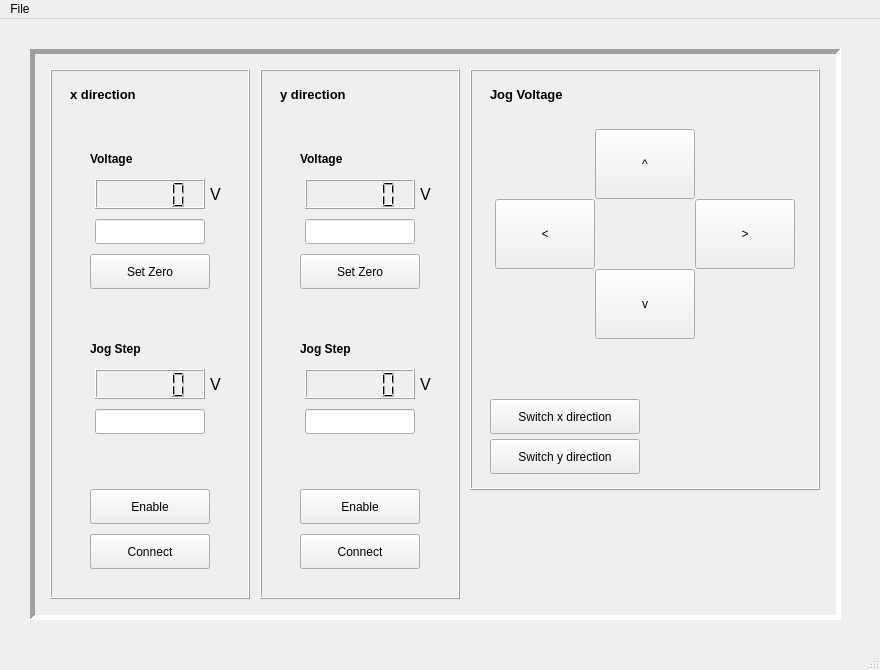
<?xml version="1.0" encoding="UTF-8"?>
<ui version="4.0">
 <class>MainWindow</class>
 <widget class="QMainWindow" name="MainWindow">
  <property name="geometry">
   <rect>
    <x>0</x>
    <y>0</y>
    <width>880</width>
    <height>670</height>
   </rect>
  </property>
  <property name="minimumSize">
   <size>
    <width>880</width>
    <height>670</height>
   </size>
  </property>
  <property name="maximumSize">
   <size>
    <width>880</width>
    <height>670</height>
   </size>
  </property>
  <property name="windowTitle">
   <string>MainWindow</string>
  </property>
  <widget class="QWidget" name="centralwidget">
   <widget class="QFrame" name="frame">
    <property name="geometry">
     <rect>
      <x>30</x>
      <y>30</y>
      <width>811</width>
      <height>571</height>
     </rect>
    </property>
    <property name="frameShape">
     <enum>QFrame::Panel</enum>
    </property>
    <property name="frameShadow">
     <enum>QFrame::Sunken</enum>
    </property>
    <property name="lineWidth">
     <number>5</number>
    </property>
    <property name="midLineWidth">
     <number>0</number>
    </property>
    <widget class="QFrame" name="frameX">
     <property name="geometry">
      <rect>
       <x>20</x>
       <y>20</y>
       <width>200</width>
       <height>530</height>
      </rect>
     </property>
     <property name="frameShape">
      <enum>QFrame::Box</enum>
     </property>
     <property name="frameShadow">
      <enum>QFrame::Raised</enum>
     </property>
     <widget class="QPushButton" name="buttonDisconnectX">
      <property name="geometry">
       <rect>
        <x>40</x>
        <y>465</y>
        <width>120</width>
        <height>35</height>
       </rect>
      </property>
      <property name="text">
       <string>Disconnect</string>
      </property>
     </widget>
     <widget class="QPushButton" name="buttonSetZeroX">
      <property name="geometry">
       <rect>
        <x>40</x>
        <y>185</y>
        <width>120</width>
        <height>35</height>
       </rect>
      </property>
      <property name="autoFillBackground">
       <bool>false</bool>
      </property>
      <property name="text">
       <string>Set Zero</string>
      </property>
      <property name="autoRepeat">
       <bool>false</bool>
      </property>
      <property name="default">
       <bool>false</bool>
      </property>
      <property name="flat">
       <bool>false</bool>
      </property>
     </widget>
     <widget class="QPushButton" name="buttonConnectX">
      <property name="geometry">
       <rect>
        <x>40</x>
        <y>465</y>
        <width>120</width>
        <height>35</height>
       </rect>
      </property>
      <property name="text">
       <string>Connect</string>
      </property>
      <property name="autoExclusive">
       <bool>false</bool>
      </property>
     </widget>
     <widget class="QLineEdit" name="lineEditSetVX">
      <property name="geometry">
       <rect>
        <x>45</x>
        <y>150</y>
        <width>110</width>
        <height>25</height>
       </rect>
      </property>
     </widget>
     <widget class="QLabel" name="label_setJ_x">
      <property name="geometry">
       <rect>
        <x>40</x>
        <y>270</y>
        <width>80</width>
        <height>20</height>
       </rect>
      </property>
      <property name="font">
       <font>
        <weight>75</weight>
        <bold>true</bold>
       </font>
      </property>
      <property name="text">
       <string>Jog Step</string>
      </property>
     </widget>
     <widget class="QLabel" name="currentVoltage_5">
      <property name="geometry">
       <rect>
        <x>160</x>
        <y>100</y>
        <width>20</width>
        <height>50</height>
       </rect>
      </property>
      <property name="font">
       <font>
        <pointsize>12</pointsize>
       </font>
      </property>
      <property name="text">
       <string>V</string>
      </property>
     </widget>
     <widget class="QPushButton" name="buttonDisableX">
      <property name="geometry">
       <rect>
        <x>40</x>
        <y>420</y>
        <width>120</width>
        <height>35</height>
       </rect>
      </property>
      <property name="text">
       <string>Disable</string>
      </property>
     </widget>
     <widget class="QLabel" name="label_setV_x">
      <property name="geometry">
       <rect>
        <x>40</x>
        <y>80</y>
        <width>70</width>
        <height>20</height>
       </rect>
      </property>
      <property name="font">
       <font>
        <weight>75</weight>
        <bold>true</bold>
       </font>
      </property>
      <property name="text">
       <string>Voltage</string>
      </property>
     </widget>
     <widget class="QPushButton" name="buttonEnableX">
      <property name="geometry">
       <rect>
        <x>40</x>
        <y>420</y>
        <width>120</width>
        <height>35</height>
       </rect>
      </property>
      <property name="text">
       <string>Enable</string>
      </property>
     </widget>
     <widget class="QLabel" name="label_x_direction">
      <property name="geometry">
       <rect>
        <x>20</x>
        <y>10</y>
        <width>120</width>
        <height>30</height>
       </rect>
      </property>
      <property name="font">
       <font>
        <pointsize>10</pointsize>
        <weight>75</weight>
        <bold>true</bold>
       </font>
      </property>
      <property name="text">
       <string>x direction</string>
      </property>
      <property name="wordWrap">
       <bool>false</bool>
      </property>
     </widget>
     <widget class="QLCDNumber" name="lcdNumberCVX">
      <property name="geometry">
       <rect>
        <x>45</x>
        <y>110</y>
        <width>110</width>
        <height>30</height>
       </rect>
      </property>
      <property name="font">
       <font>
        <pointsize>10</pointsize>
       </font>
      </property>
      <property name="smallDecimalPoint">
       <bool>false</bool>
      </property>
      <property name="mode">
       <enum>QLCDNumber::Dec</enum>
      </property>
     </widget>
     <widget class="QLabel" name="currentVoltage_3">
      <property name="geometry">
       <rect>
        <x>160</x>
        <y>290</y>
        <width>20</width>
        <height>50</height>
       </rect>
      </property>
      <property name="font">
       <font>
        <pointsize>12</pointsize>
       </font>
      </property>
      <property name="text">
       <string>V</string>
      </property>
     </widget>
     <widget class="QLCDNumber" name="lcdNumberCJX">
      <property name="geometry">
       <rect>
        <x>45</x>
        <y>300</y>
        <width>110</width>
        <height>30</height>
       </rect>
      </property>
      <property name="font">
       <font>
        <pointsize>10</pointsize>
       </font>
      </property>
      <property name="smallDecimalPoint">
       <bool>false</bool>
      </property>
      <property name="mode">
       <enum>QLCDNumber::Dec</enum>
      </property>
     </widget>
     <widget class="QLineEdit" name="lineEditSetJX">
      <property name="geometry">
       <rect>
        <x>45</x>
        <y>340</y>
        <width>110</width>
        <height>25</height>
       </rect>
      </property>
     </widget>
    </widget>
    <widget class="QFrame" name="frameY">
     <property name="geometry">
      <rect>
       <x>230</x>
       <y>20</y>
       <width>200</width>
       <height>530</height>
      </rect>
     </property>
     <property name="frameShape">
      <enum>QFrame::Box</enum>
     </property>
     <property name="frameShadow">
      <enum>QFrame::Raised</enum>
     </property>
     <widget class="QPushButton" name="buttonConnectY">
      <property name="geometry">
       <rect>
        <x>40</x>
        <y>465</y>
        <width>120</width>
        <height>35</height>
       </rect>
      </property>
      <property name="text">
       <string>Connect</string>
      </property>
      <property name="autoExclusive">
       <bool>false</bool>
      </property>
     </widget>
     <widget class="QLineEdit" name="lineEditSetVY">
      <property name="geometry">
       <rect>
        <x>45</x>
        <y>150</y>
        <width>110</width>
        <height>25</height>
       </rect>
      </property>
     </widget>
     <widget class="QPushButton" name="buttonDisableY">
      <property name="geometry">
       <rect>
        <x>40</x>
        <y>420</y>
        <width>120</width>
        <height>35</height>
       </rect>
      </property>
      <property name="text">
       <string>Disable</string>
      </property>
     </widget>
     <widget class="QPushButton" name="buttonSetZeroY">
      <property name="geometry">
       <rect>
        <x>40</x>
        <y>185</y>
        <width>120</width>
        <height>35</height>
       </rect>
      </property>
      <property name="autoFillBackground">
       <bool>false</bool>
      </property>
      <property name="text">
       <string>Set Zero</string>
      </property>
      <property name="autoRepeat">
       <bool>false</bool>
      </property>
      <property name="default">
       <bool>false</bool>
      </property>
      <property name="flat">
       <bool>false</bool>
      </property>
     </widget>
     <widget class="QLCDNumber" name="lcdNumberCJY">
      <property name="geometry">
       <rect>
        <x>45</x>
        <y>300</y>
        <width>110</width>
        <height>30</height>
       </rect>
      </property>
      <property name="font">
       <font>
        <pointsize>10</pointsize>
       </font>
      </property>
      <property name="smallDecimalPoint">
       <bool>false</bool>
      </property>
      <property name="mode">
       <enum>QLCDNumber::Dec</enum>
      </property>
     </widget>
     <widget class="QPushButton" name="buttonDisconnectY">
      <property name="geometry">
       <rect>
        <x>40</x>
        <y>465</y>
        <width>120</width>
        <height>35</height>
       </rect>
      </property>
      <property name="text">
       <string>Disconnect</string>
      </property>
     </widget>
     <widget class="QLineEdit" name="lineEditSetJY">
      <property name="geometry">
       <rect>
        <x>45</x>
        <y>340</y>
        <width>110</width>
        <height>25</height>
       </rect>
      </property>
     </widget>
     <widget class="QLabel" name="label_setJ_Y">
      <property name="geometry">
       <rect>
        <x>40</x>
        <y>270</y>
        <width>80</width>
        <height>20</height>
       </rect>
      </property>
      <property name="font">
       <font>
        <weight>75</weight>
        <bold>true</bold>
       </font>
      </property>
      <property name="text">
       <string>Jog Step</string>
      </property>
     </widget>
     <widget class="QLabel" name="currentVoltage_4">
      <property name="geometry">
       <rect>
        <x>160</x>
        <y>290</y>
        <width>20</width>
        <height>50</height>
       </rect>
      </property>
      <property name="font">
       <font>
        <pointsize>12</pointsize>
       </font>
      </property>
      <property name="text">
       <string>V</string>
      </property>
     </widget>
     <widget class="QLabel" name="label_setV_y">
      <property name="geometry">
       <rect>
        <x>40</x>
        <y>80</y>
        <width>70</width>
        <height>20</height>
       </rect>
      </property>
      <property name="font">
       <font>
        <weight>75</weight>
        <bold>true</bold>
       </font>
      </property>
      <property name="text">
       <string>Voltage</string>
      </property>
     </widget>
     <widget class="QLabel" name="label_y_direction">
      <property name="geometry">
       <rect>
        <x>20</x>
        <y>10</y>
        <width>120</width>
        <height>30</height>
       </rect>
      </property>
      <property name="font">
       <font>
        <pointsize>10</pointsize>
        <weight>75</weight>
        <bold>true</bold>
       </font>
      </property>
      <property name="text">
       <string>y direction</string>
      </property>
     </widget>
     <widget class="QPushButton" name="buttonEnableY">
      <property name="geometry">
       <rect>
        <x>40</x>
        <y>420</y>
        <width>120</width>
        <height>35</height>
       </rect>
      </property>
      <property name="text">
       <string>Enable</string>
      </property>
     </widget>
     <widget class="QLCDNumber" name="lcdNumberCVY">
      <property name="geometry">
       <rect>
        <x>45</x>
        <y>110</y>
        <width>110</width>
        <height>30</height>
       </rect>
      </property>
      <property name="font">
       <font>
        <pointsize>10</pointsize>
       </font>
      </property>
      <property name="smallDecimalPoint">
       <bool>false</bool>
      </property>
      <property name="mode">
       <enum>QLCDNumber::Dec</enum>
      </property>
     </widget>
     <widget class="QLabel" name="currentVoltage_6">
      <property name="geometry">
       <rect>
        <x>160</x>
        <y>100</y>
        <width>20</width>
        <height>50</height>
       </rect>
      </property>
      <property name="font">
       <font>
        <pointsize>12</pointsize>
       </font>
      </property>
      <property name="text">
       <string>V</string>
      </property>
     </widget>
     <zorder>lineEditSetVY</zorder>
     <zorder>buttonDisableY</zorder>
     <zorder>buttonSetZeroY</zorder>
     <zorder>lcdNumberCJY</zorder>
     <zorder>buttonDisconnectY</zorder>
     <zorder>lineEditSetJY</zorder>
     <zorder>label_setJ_Y</zorder>
     <zorder>currentVoltage_4</zorder>
     <zorder>label_setV_y</zorder>
     <zorder>label_y_direction</zorder>
     <zorder>buttonEnableY</zorder>
     <zorder>lcdNumberCVY</zorder>
     <zorder>currentVoltage_6</zorder>
     <zorder>buttonConnectY</zorder>
    </widget>
    <widget class="QFrame" name="frameJogging">
     <property name="geometry">
      <rect>
       <x>440</x>
       <y>20</y>
       <width>350</width>
       <height>421</height>
      </rect>
     </property>
     <property name="frameShape">
      <enum>QFrame::Box</enum>
     </property>
     <property name="frameShadow">
      <enum>QFrame::Raised</enum>
     </property>
     <widget class="QPushButton" name="buttonMoveLeft">
      <property name="geometry">
       <rect>
        <x>25</x>
        <y>130</y>
        <width>100</width>
        <height>70</height>
       </rect>
      </property>
      <property name="autoFillBackground">
       <bool>false</bool>
      </property>
      <property name="text">
       <string>&lt;</string>
      </property>
      <property name="autoRepeat">
       <bool>true</bool>
      </property>
      <property name="default">
       <bool>false</bool>
      </property>
      <property name="flat">
       <bool>false</bool>
      </property>
     </widget>
     <widget class="QPushButton" name="buttonMoveDown">
      <property name="geometry">
       <rect>
        <x>125</x>
        <y>200</y>
        <width>100</width>
        <height>70</height>
       </rect>
      </property>
      <property name="text">
       <string>v</string>
      </property>
      <property name="autoRepeat">
       <bool>true</bool>
      </property>
     </widget>
     <widget class="QPushButton" name="buttonMoveUp">
      <property name="geometry">
       <rect>
        <x>125</x>
        <y>60</y>
        <width>100</width>
        <height>70</height>
       </rect>
      </property>
      <property name="autoFillBackground">
       <bool>false</bool>
      </property>
      <property name="text">
       <string>^</string>
      </property>
      <property name="autoRepeat">
       <bool>true</bool>
      </property>
      <property name="default">
       <bool>false</bool>
      </property>
      <property name="flat">
       <bool>false</bool>
      </property>
     </widget>
     <widget class="QPushButton" name="buttonMoveRight">
      <property name="geometry">
       <rect>
        <x>225</x>
        <y>130</y>
        <width>100</width>
        <height>70</height>
       </rect>
      </property>
      <property name="text">
       <string>&gt;</string>
      </property>
      <property name="autoRepeat">
       <bool>true</bool>
      </property>
      <property name="autoDefault">
       <bool>false</bool>
      </property>
      <property name="default">
       <bool>false</bool>
      </property>
      <property name="flat">
       <bool>false</bool>
      </property>
     </widget>
     <widget class="QLabel" name="label_jog_voltage">
      <property name="geometry">
       <rect>
        <x>20</x>
        <y>10</y>
        <width>151</width>
        <height>31</height>
       </rect>
      </property>
      <property name="font">
       <font>
        <pointsize>10</pointsize>
        <weight>75</weight>
        <bold>true</bold>
       </font>
      </property>
      <property name="text">
       <string>Jog Voltage</string>
      </property>
      <property name="wordWrap">
       <bool>false</bool>
      </property>
     </widget>
     <widget class="QPushButton" name="buttonSwitchX">
      <property name="geometry">
       <rect>
        <x>20</x>
        <y>330</y>
        <width>150</width>
        <height>35</height>
       </rect>
      </property>
      <property name="text">
       <string>Switch x direction</string>
      </property>
     </widget>
     <widget class="QPushButton" name="buttonSwitchY">
      <property name="geometry">
       <rect>
        <x>20</x>
        <y>370</y>
        <width>150</width>
        <height>35</height>
       </rect>
      </property>
      <property name="text">
       <string>Switch y direction</string>
      </property>
     </widget>
    </widget>
    <zorder>frameJogging</zorder>
    <zorder>frameY</zorder>
    <zorder>frameX</zorder>
   </widget>
  </widget>
  <widget class="QStatusBar" name="statusbar"/>
  <widget class="QMenuBar" name="menubar">
   <property name="geometry">
    <rect>
     <x>0</x>
     <y>0</y>
     <width>880</width>
     <height>31</height>
    </rect>
   </property>
   <widget class="QMenu" name="menuFile">
    <property name="title">
     <string>File</string>
    </property>
    <addaction name="actionChangeSerial"/>
   </widget>
   <addaction name="menuFile"/>
  </widget>
  <action name="actionChangeSerial">
   <property name="text">
    <string>Change Piezo Serial #</string>
   </property>
  </action>
 </widget>
 <resources/>
 <connections/>
</ui>
